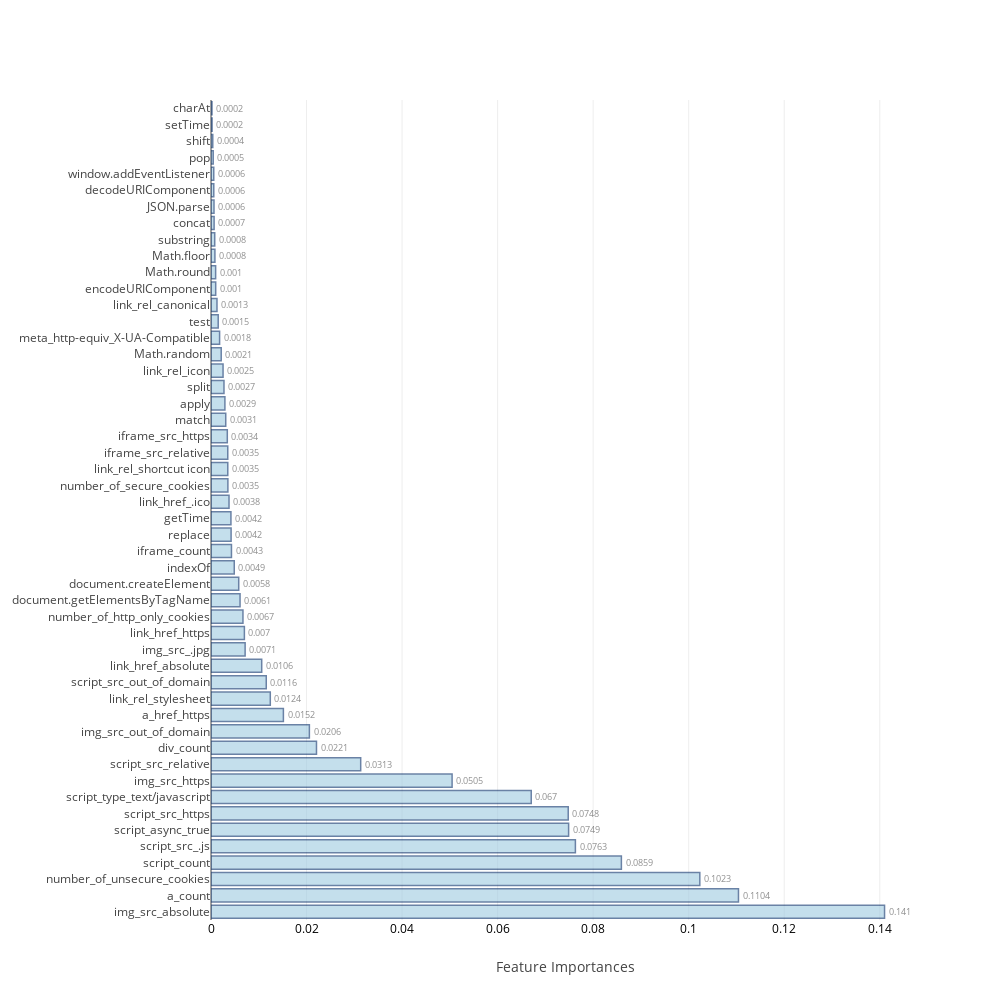
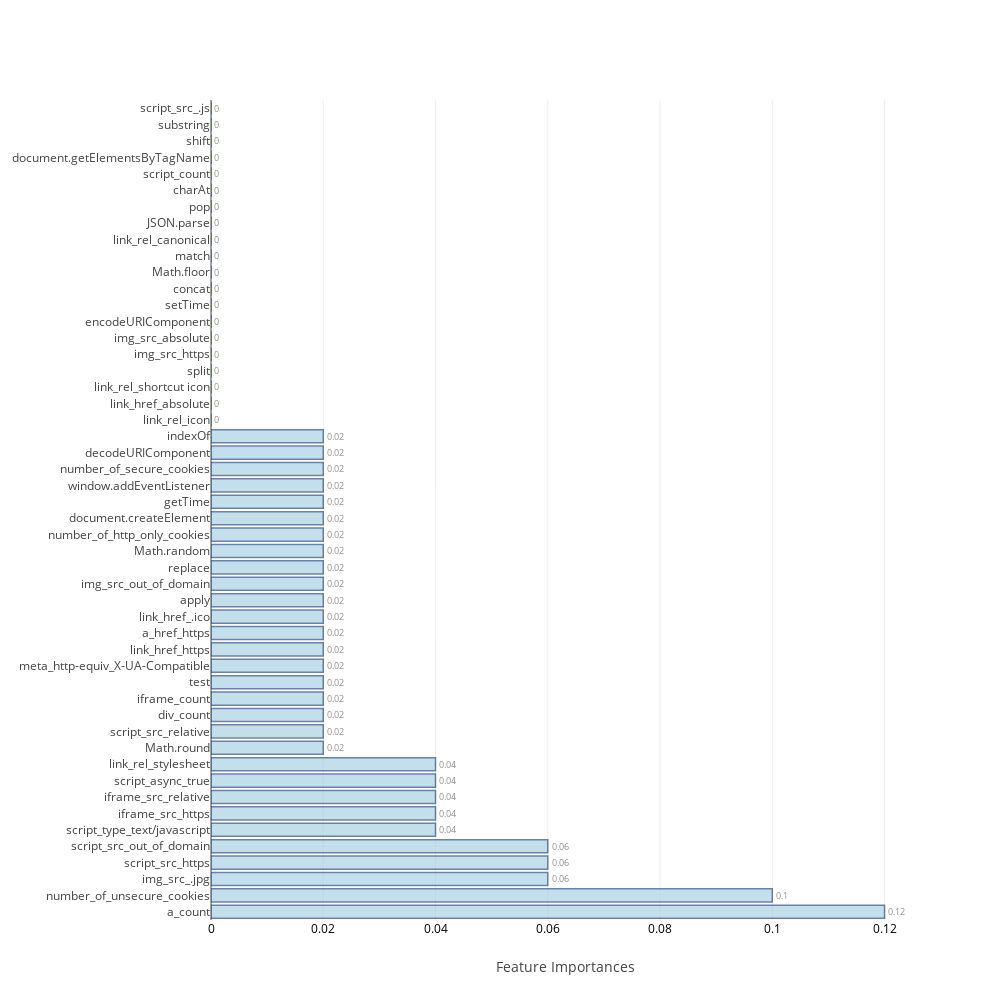

The notebook cell saved with these charts, in order:
### Code cell
feat_imp=[None]*4
j=0
for i in range(0,8):
    if i>=2 and i<=5:
        model,cm_train,cm_test,acc_train,acc_test,roc_auc,feat_imp[j],mcc=f[i](X_train,Y_train,scaled_X_test,test_Y,columns)
        j=j+1
    else:
        model,cm_train,cm_test,acc_train,acc_test,roc_auc,mcc=f[i](X_train,Y_train,scaled_X_test,test_Y)
    table_80_80_train.loc[i]=   ([acc_train,cm_train.TP,cm_train.TN,cm_train.FP,cm_train.FN,cm_train.FPR,cm_train.FNR])
    table_80_80_test.loc[i] =   ([acc_test ,cm_test.TP, cm_test.TN, cm_test.FP, cm_test.FN, cm_test.FPR, cm_test.FNR,roc_auc,mcc])
    print("\n")

### Figure 1 — Plotly figure (JSON) as saved in the notebook; plotly's stock layout.template omitted (floating-point values rounded to 4 significant figures)
{"data": [{"marker": {"color": "rgb(158,202,225)", "line": {"color": "rgb(8,48,107)", "width": 1.5}}, "opacity": 0.6, "orientation": "h", "text": [0.141, 0.1104, 0.1023, 0.0859, 0.0763, 0.0749, 0.0748, 0.067, 0.0505, 0.0313, 0.0221, 0.0206, 0.0152, 0.0124, 0.0116, 0.0106, 0.0071, 0.007, 0.0067, 0.0061, 0.0058, 0.0049, 0.0043, 0.0042, 0.0042, 0.0038, 0.0035, 0.0035, 0.0035, 0.0034, 0.0031, 0.0029, 0.0027, 0.0025, 0.0021, 0.0018, 0.0015, 0.0013, 0.001, 0.001, 0.0008, 0.0008, 0.0007, 0.0006, 0.0006, 0.0006, 0.0005, 0.0004, 0.0002, 0.0002], "textposition": "outside", "type": "bar", "uid": "d3dbac81-1524-4b08-be34-50b79c2abb4a", "x": [0.141, 0.1104, 0.1023, 0.08591, 0.07628, 0.07486, 0.07478, 0.06704, 0.05047, 0.03134, 0.02208, 0.0206, 0.01515, 0.01241, 0.01157, 0.01062, 0.007143, 0.006988, 0.006689, 0.006081, 0.005803, 0.004867, 0.004283, 0.004206, 0.004172, 0.003773, 0.003534, 0.003514, 0.003509, 0.003412, 0.003085, 0.002909, 0.002718, 0.002522, 0.002137, 0.0018, 0.001506, 0.001252, 0.000984, 0.0009719, 0.0008193, 0.0007816, 0.0006502, 0.0006276, 0.0005816, 0.0005765, 0.0004628, 0.0003694, 0.0002268, 0.000208], "y": ["img_src_absolute", "a_count", "number_of_unsecure_cookies", "script_count", "script_src_.js", "script_async_true", "script_src_https", "script_type_text/javascript", "img_src_https", "script_src_relative", "div_count", "img_src_out_of_domain", "a_href_https", "link_rel_stylesheet", "script_src_out_of_domain", "link_href_absolute", "img_src_.jpg", "link_href_https", "number_of_http_only_cookies", "document.getElementsByTagName", "document.createElement", "indexOf", "iframe_count", "replace", "getTime", "link_href_.ico", "number_of_secure_cookies", "link_rel_shortcut icon", "iframe_src_relative", "iframe_src_https", "match", "apply", "split", "link_rel_icon", "Math.random", "meta_http-equiv_X-UA-Compatible", "test", "link_rel_canonical", "encodeURIComponent", "Math.round", "Math.floor", "substring", "concat", "JSON.parse", "decodeURIComponent", "window.addEventListener", "pop", "shift", "setTime", "charAt"]}], "layout": {"autosize": false, "height": 1000, "width": 1000, "xaxis": {"tickfont": {"color": "black", "size": 12}, "title": "Feature Importances"}, "yaxis": {"automargin": true}}}

### Figure 2 — Plotly figure (JSON) as saved in the notebook; plotly's stock layout.template omitted (floating-point values rounded to 4 significant figures)
{"data": [{"marker": {"color": "rgb(158,202,225)", "line": {"color": "rgb(8,48,107)", "width": 1.5}}, "opacity": 0.6, "orientation": "h", "text": [0.12, 0.1, 0.06, 0.06, 0.06, 0.04, 0.04, 0.04, 0.04, 0.04, 0.02, 0.02, 0.02, 0.02, 0.02, 0.02, 0.02, 0.02, 0.02, 0.02, 0.02, 0.02, 0.02, 0.02, 0.02, 0.02, 0.02, 0.02, 0.02, 0.02, 0, 0, 0, 0, 0, 0, 0, 0, 0, 0, 0, 0, 0, 0, 0, 0, 0, 0, 0, 0], "textposition": "outside", "type": "bar", "uid": "885e7be4-4237-42f9-be58-e70f86106a40", "x": [0.12, 0.1, 0.06, 0.06, 0.06, 0.04, 0.04, 0.04, 0.04, 0.04, 0.02, 0.02, 0.02, 0.02, 0.02, 0.02, 0.02, 0.02, 0.02, 0.02, 0.02, 0.02, 0.02, 0.02, 0.02, 0.02, 0.02, 0.02, 0.02, 0.02, 0, 0, 0, 0, 0, 0, 0, 0, 0, 0, 0, 0, 0, 0, 0, 0, 0, 0, 0, 0], "y": ["a_count", "number_of_unsecure_cookies", "img_src_.jpg", "script_src_https", "script_src_out_of_domain", "script_type_text/javascript", "iframe_src_https", "iframe_src_relative", "script_async_true", "link_rel_stylesheet", "Math.round", "script_src_relative", "div_count", "iframe_count", "test", "meta_http-equiv_X-UA-Compatible", "link_href_https", "a_href_https", "link_href_.ico", "apply", "img_src_out_of_domain", "replace", "Math.random", "number_of_http_only_cookies", "document.createElement", "getTime", "window.addEventListener", "number_of_secure_cookies", "decodeURIComponent", "indexOf", "link_rel_icon", "link_href_absolute", "link_rel_shortcut icon", "split", "img_src_https", "img_src_absolute", "encodeURIComponent", "setTime", "concat", "Math.floor", "match", "link_rel_canonical", "JSON.parse", "pop", "charAt", "script_count", "document.getElementsByTagName", "shift", "substring", "script_src_.js"]}], "layout": {"autosize": false, "height": 1000, "width": 1000, "xaxis": {"tickfont": {"color": "black", "size": 12}, "title": "Feature Importances"}, "yaxis": {"automargin": true}}}
